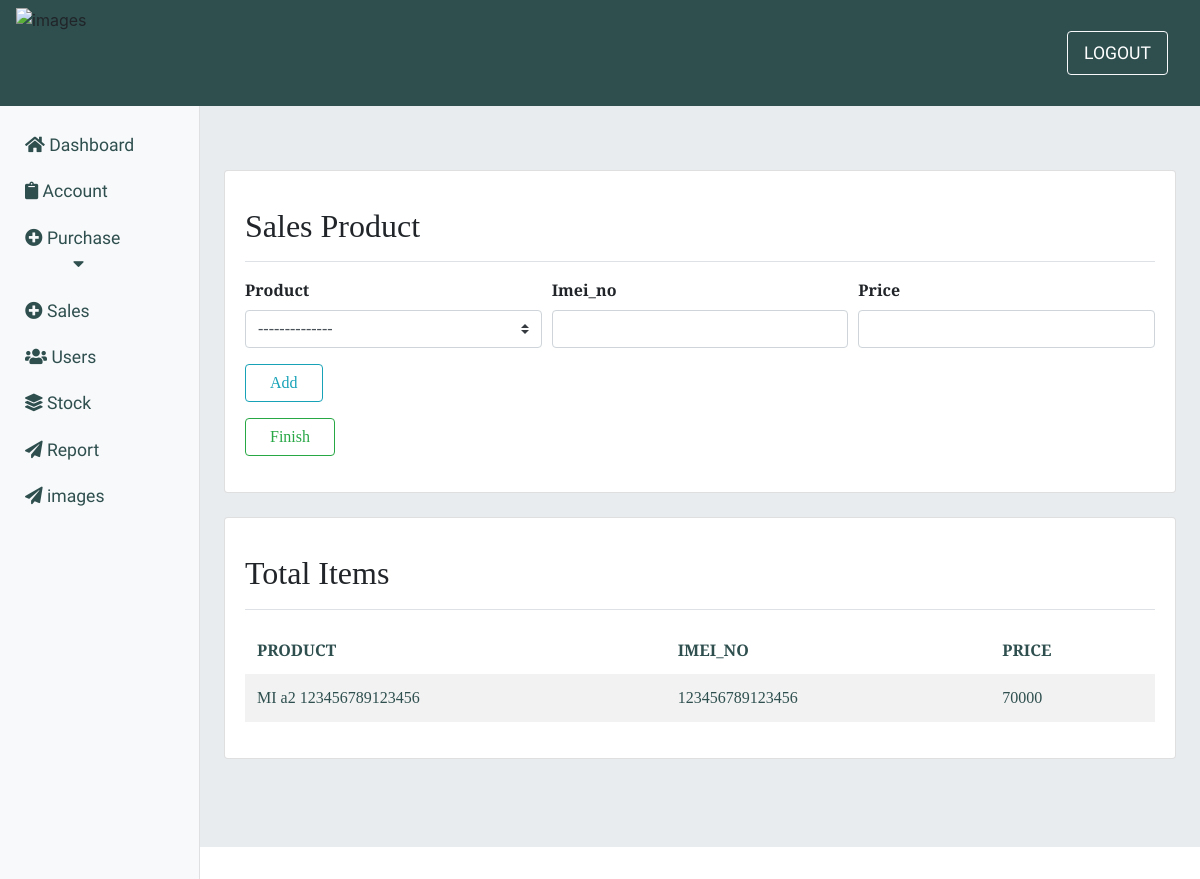
The app's page /salesdetail/38 (signed in) with its own data.
### app1/models.py (models this page shows)
class SalesHasProduct(models.Model):
    sales = models.ForeignKey(Sales,on_delete=models.DO_NOTHING)
    product = models.ForeignKey(PurchaseHasProduct,on_delete=models.DO_NOTHING)
    imei_no = models.BigIntegerField(null=True)
    price = models.IntegerField()

class PurchaseHasProduct(models.Model):
    purchase =  models.ForeignKey(Purchase,on_delete=models.CASCADE)
    product = models.CharField(max_length=40)
    imei_no     = models.BigIntegerField()
    price     = models.IntegerField()
    pur_prod = models.BooleanField(default=False)
    def __str__(self):
        return self.product+' '+str(self.imei_no)

### app1/views.py (the view, shortened to what this page needs)
# urls.py: path('salesdetail/<id>',views.sales_detail,name='sales_detail'),
@login_required(login_url='login')
def sales_detail(request,id):
    sales_detail_form = SalesHasProductForm()
    sid = Sales.objects.get(id=id)
    php = PurchaseHasProduct.objects.filter(pur_prod=False)
    items = SalesHasProduct.objects.filter(sales=sid)
    context={'sales_detail_form':sales_detail_form,'sid':sid,'items':items,'php':php}
    return render(request,"registration/sales_detail.html",context)

### app1/forms.py
class SalesHasProductForm(forms.ModelForm):
    sales =   forms.ModelChoiceField(queryset=sales,widget=forms.Select(attrs={'class':'custom-select'}))
    product = forms.ModelChoiceField(queryset=products,widget=forms.Select(attrs={'class':'custom-select'}))
    class Meta():
        model = SalesHasProduct
        fields = ('sales','product','imei_no','price')

### app1/models.py (called while the page is built)
    def __str__(self):
        return str(self.id)

### app1/templates/registration/sales_detail.html (shortened to what this page needs)
{% extends 'registration/main.html' %}
{% block content %}
<div class="card mb-4">
    <div class="card-body">
        <div
            class="d-flex justify-content-between flex-wrap flex-md-nowrap align-items-center pt-3 pb-2 mb-3 border-bottom">
            <h1 class="h2">Sales Product</h1>
        </div>
        <form method="POST">
            <div class="form-row">
                 <div class="col-sm-4 mb-3">
                 <label class="font-weight-bold">Product</label>
                 <select name="product" class="custom-select" id="select1" onchange="myfunc();" required >
                      <option value="" selected>--------------</option>
                </select>
                </div>
                <div class="col-sm-4 mb-3">
                    <label class="font-weight-bold">Imei_no</label>
                    <input type="text" class="form-control" id="demo" name="imei_no" required>
                </div>
                <div class="col-sm-4 mb-3">
                    <label class="font-weight-bold">Price</label>
                    <input type="number" class="form-control" name="price" min='1' required>
                </div>
            </div>
            <button class="btn btn-outline-info mb-3 px-4" type="submit">Add</button>
        </form>
        <a href="{% url 'sales' %}" class="btn btn-outline-success mb-3 px-4" type="submit">Finish</a>
    </div>
</div>
<div class="card mb-4">
    <div class="card-body">
        <div
            class="d-flex justify-content-between flex-wrap flex-md-nowrap align-items-center pt-3 pb-2 mb-3 border-bottom">
            <h1 class="h2">Total Items</h1>
        </div>
          <table class="table table-striped table-borderless" data-toggle="table" data-search="true"
            data-show-toggle="true" data-show-fullscreen="true" data-show-columns="true" data-click-to-select="true">
            <thead>
                <tr>
                    <th>PRODUCT</th>
                    <th>IMEI_NO</th>
                    <th>PRICE</th>
                </tr>
            </thead>
            <tbody>
                {% if items %}
                {% for item in items %}
                <tr>
                    <td>{{ item.product}}</td>
                    <td>{{ item.imei_no }}</td>
                    <td>{{ item.price }}</td>
                </tr>
                {% endfor %}
                {% else %}
                <tr>No Products Added yet</tr>
                {% endif %}
            </tbody>
        </table>
    </div>
</div>
{% endblock %}

### assets/css/dashboard.css (style rules this page uses)
:root { --Sniglet-font: "Sniglet", cursive; --Rubik: "Rubik", cursive; --Patua: "Patua One", cursive; --Lobster: "lobster", cursive; --Merriweather: "Merriweather Sans", cursive; --light-black: #2e2c2caf; --bggradient: linear-gradient(to bottom, #ff5733, #ffffff); --light-gray: rgba(255, 255, 255, 0.877); }
tr, td { color: darkslategrey; }

### records on screen
SalesHasProduct: product "MI a2 123456789123456", imei_no "123456789123456", price "70000"
